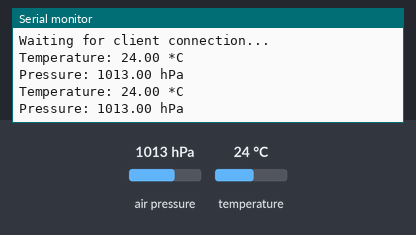
Bench run of a sketch on a simulated ESP32. Shown: the last lines printed to the serial monitor. The test bench sets the inputs (shaded band); at power-on: air pressure 1013 hPa, temperature 24 °C. Nothing arrives over Bluetooth unless stated; a phone connects over Bluetooth LE 3 s after start.

Above: at 4.8 s.
4.9 s: air pressure set to 952 hPa
At 5.8 s:
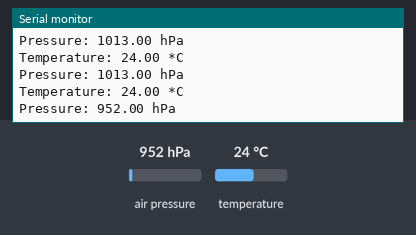
6.5 s: temperature set to 12 °C
At 7.8 s:
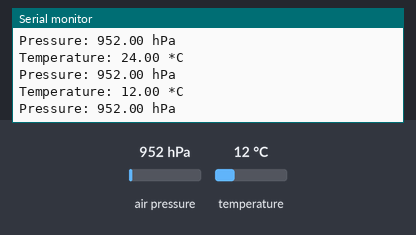
8.1 s: air pressure set to 975 hPa
At 9.7 s:
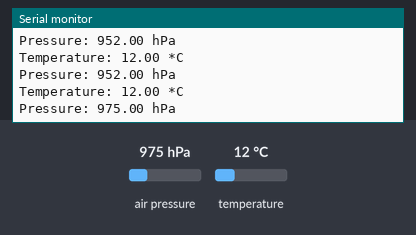
Timing chart, 0 to 11.2 s (numbered marks = the images above; inputs shaded):
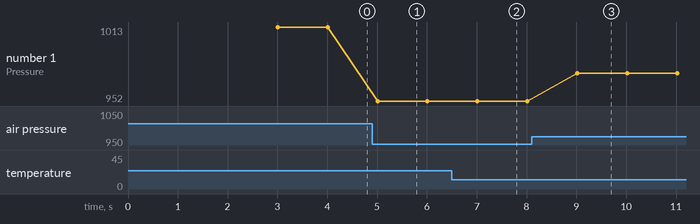

Measured:
- after the input at 4.9 s, the serial monitor: prints a new line after 0.11 s (image 1)
- after the input at 6.5 s, the serial monitor: prints a new line after 0.51 s (image 2)
- after the input at 8.1 s, the serial monitor: prints a new line after 0.92 s (image 3)
- plotted number 1: 1013 → 952 after the input at 4.9 s, 952 → 975 after the input at 8.1 s

The sketch:

Server_bmp.ino
```cpp
#include <Wire.h>
#include <BLEDevice.h>
#include <BLEServer.h>
#include <BLEUtils.h>
#include <BLE2902.h>
#include <Adafruit_BMP280.h>

// Initialize BLE and BMP280
BLEServer* pServer = NULL;
BLECharacteristic* pCharacteristic_1 = NULL; // Temperature
BLECharacteristic* pCharacteristic_2 = NULL; // Pressure
BLE2902 *pBLE2902_1;
BLE2902 *pBLE2902_2;
Adafruit_BMP280 bmp;

bool deviceConnected = false;
bool oldDeviceConnected = false;

#define SERVICE_UUID          "4fafc201-1fb5-459e-8fcc-c5c9c331914b"
#define CHARACTERISTIC_UUID_1 "beb5483e-36e1-4688-b7f5-ea07361b26a8" // Temperature
#define CHARACTERISTIC_UUID_2 "1c95d5e3-d8f7-413a-bf3d-7a2e5d7be87e" // Pressure

class MyServerCallbacks: public BLEServerCallbacks {
    void onConnect(BLEServer* pServer) {
      deviceConnected = true;
    };
    void onDisconnect(BLEServer* pServer) {
      deviceConnected = false;
    }
};

void setup() {
  Serial.begin(115200);
  if (!bmp.begin(0x76)) {
    Serial.println("Could not find a valid BMP280 sensor!");
    while (1) delay(10);
  }

  bmp.setSampling(Adafruit_BMP280::MODE_NORMAL,
                  Adafruit_BMP280::SAMPLING_X2,
                  Adafruit_BMP280::SAMPLING_X16,
                  Adafruit_BMP280::FILTER_X16,
                  Adafruit_BMP280::STANDBY_MS_500);

  BLEDevice::init("ESP32_BMP280");
  pServer = BLEDevice::createServer();
  pServer->setCallbacks(new MyServerCallbacks());
  BLEService *pService = pServer->createService(SERVICE_UUID);

  pCharacteristic_1 = pService->createCharacteristic(
                      CHARACTERISTIC_UUID_1,
                      BLECharacteristic::PROPERTY_NOTIFY);
  pCharacteristic_2 = pService->createCharacteristic(
                      CHARACTERISTIC_UUID_2,
                      BLECharacteristic::PROPERTY_NOTIFY);

  pBLE2902_1 = new BLE2902();
  pBLE2902_1->setNotifications(true);
  pCharacteristic_1->addDescriptor(pBLE2902_1);

  pBLE2902_2 = new BLE2902();
  pBLE2902_2->setNotifications(true);
  pCharacteristic_2->addDescriptor(pBLE2902_2);

  pService->start();
  BLEAdvertising *pAdvertising = BLEDevice::getAdvertising();
  pAdvertising->addServiceUUID(SERVICE_UUID);
  BLEDevice::startAdvertising();
  Serial.println("Waiting for client connection...");
}

void loop() {
  if (deviceConnected) {
    float temperature = bmp.readTemperature();
    float pressure = bmp.readPressure() / 100.0F;

    Serial.print("Temperature: ");
    Serial.print(temperature);
    Serial.println(" *C");

    Serial.print("Pressure: ");
    Serial.print(pressure);
    Serial.println(" hPa");

    pCharacteristic_1->setValue(temperature);
    pCharacteristic_1->notify();
    pCharacteristic_2->setValue(pressure);
    pCharacteristic_2->notify();

    delay(1000);
  }

  if (!deviceConnected && oldDeviceConnected) {
    delay(500);
    pServer->startAdvertising();
    Serial.println("Start advertising");
    oldDeviceConnected = deviceConnected;
  }

  if (deviceConnected && !oldDeviceConnected) {
    oldDeviceConnected = deviceConnected;
  }
}
```
